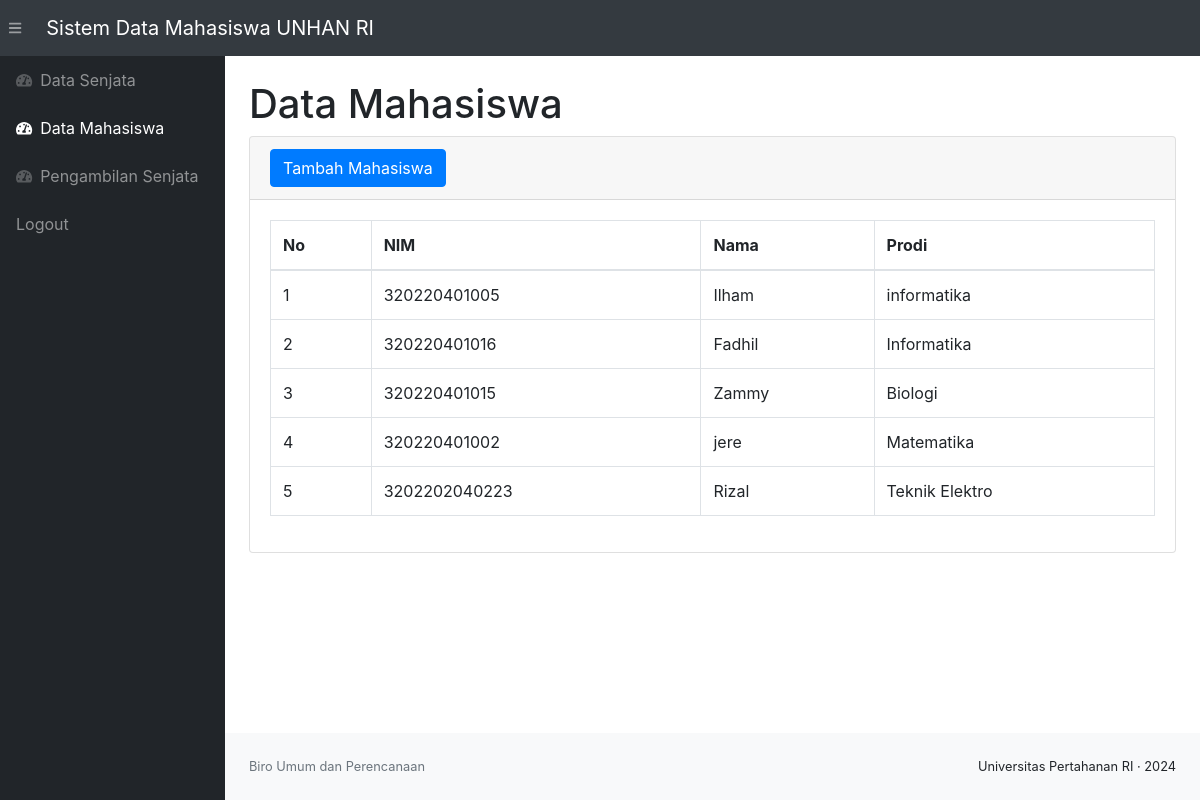
Page /mahasiswa.php (signed in) on the committed database.
### tables this page shows
CREATE TABLE `mahasiswa` (
  `id_mahasiswa` int(11) NOT NULL,
  `nim` varchar(50) NOT NULL,
  `nama` varchar(100) NOT NULL,
  `prodi` varchar(100) NOT NULL,
  `kodeqr` varchar(255) DEFAULT NULL
);

### mahasiswa.php (the view, shortened to what this page needs)
<?php
require 'function.php';
?>
<!DOCTYPE html>
<html lang="en">
    <head>
        <link href="css/styles.css" rel="stylesheet" />
        <link href="https://cdn.datatables.net/1.10.20/css/dataTables.bootstrap4.min.css" rel="stylesheet" />
    </head>
    <body class="sb-nav-fixed">
        <nav class="sb-topnav navbar navbar-expand navbar-dark bg-dark">
            <button class="btn btn-link btn-sm order-1 order-lg-0" id="sidebarToggle" href="#"><i class="fas fa-bars"></i></button>
            <a class="navbar-brand" href="index.php">Sistem Data Mahasiswa UNHAN RI</a>
        </nav>
        <div id="layoutSidenav">
        <div id="layoutSidenav_nav">
                <nav class="sb-sidenav accordion sb-sidenav-dark" id="sidenavAccordion">
                    <div class="sb-sidenav-menu">
                        <div class="nav">
                            <a class="nav-link" href="index.php">
                                <div class="sb-nav-link-icon"><i class="fas fa-tachometer-alt"></i></div>
                                Data Senjata
                            </a>
                            <a class="nav-link" href="mahasiswa.php">
                                <div class="sb-nav-link-icon"><i class="fas fa-tachometer-alt"></i></div>
                                Data Mahasiswa
                            </a>
                            <a class="nav-link" href="pengambilan.php">
                                <div class="sb-nav-link-icon"><i class="fas fa-tachometer-alt"></i></div>
                                Pengambilan Senjata
                            </a>
                            <a class="nav-link" href="logout.php">
                                Logout
                            </a>
                        </div>
                    </div>
                </nav>
            </div>
            <div id="layoutSidenav_content">
                <main>
                    <div class="container-fluid">
                        <h1 class="mt-4">Data Mahasiswa</h1>
                        <div class="card mb-4">
                            <div class="card-header">
                                <button type="button" class="btn btn-primary" data-toggle="modal" data-target="#myModal">
                                    Tambah Mahasiswa
                                </button>
                            </div>
                            <div class="card-body">
                                <div class="table-responsive">
                                    <table class="table table-bordered" id="dataTable" width="100%" cellspacing="0">
                                        <thead>
                                            <tr>
                                                <th>No</th>
                                                <th>NIM</th>
                                                <th>Nama</th>
                                                <th>Prodi</th>
                                            </tr>
                                        </thead>
                                        <tbody>
                                            <?php
                                            $ambildatamahasiswa = mysqli_query($conn, "select * from mahasiswa");
                                            $i = 1;
                                            while($data=mysqli_fetch_array($ambildatamahasiswa)){
                                                $nim = $data['nim'];
                                                $nama = $data['nama'];
                                                $prodi = $data['prodi'];
                                            ?>
                                            <tr>
                                                <td><?=$i++;?></td>
                                                <td><?=$nim;?></td>
                                                <td><?=$nama;?></td>
                                                <td><?=$prodi;?></td>
                                            </tr>
                                            <?php
                                            };
                                            ?>
                                        </tbody>
                                    </table>
                                </div>
                            </div>
                        </div>
                    </div>
                </main>
                <footer class="py-4 bg-light mt-auto">
                    <div class="container-fluid">
                        <div class="d-flex align-items-center justify-content-between small">
                            <div class="text-muted">Biro Umum dan Perencanaan</div>
                            <div>
                                <a>Universitas Pertahanan RI</a>
                                &middot;
                                <a>2024</a>
                            </div>
                        </div>
                    </div>
                </footer>
            </div>
        </div>
    </body>
</html>

### rows in the picture
mahasiswa: nim "320220401005", nama "Ilham", prodi "informatika"
mahasiswa: nim "320220401016", nama "Fadhil", prodi "Informatika"
mahasiswa: nim "320220401015", nama "Zammy", prodi "Biologi"
mahasiswa: nim "320220401002", nama "jere", prodi "Matematika"
mahasiswa: nim "3202202040223", nama "Rizal", prodi "Teknik Elektro"
